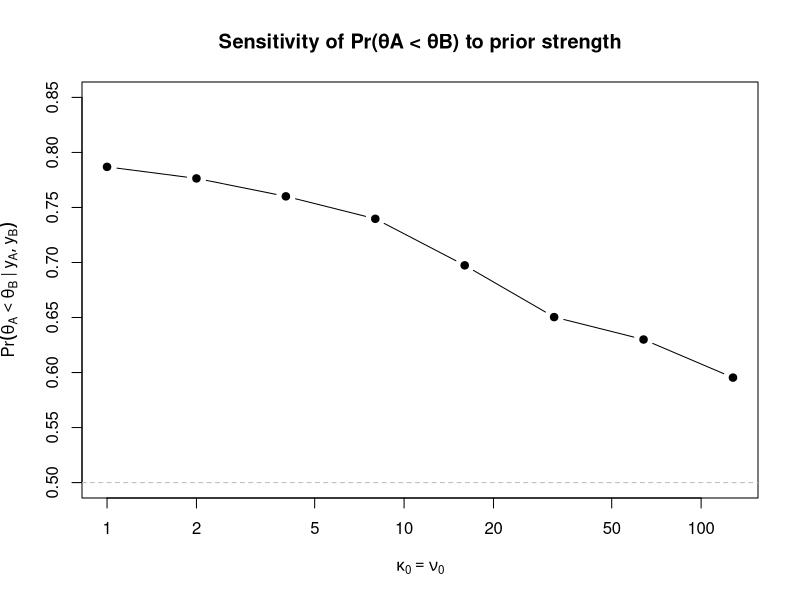

Recreate this plot in R.
## ---- chunk 1
set.seed(402)

n    <- 16
ybar <- c(A = 75.2, B = 77.5)
s    <- c(A = 7.3,  B = 8.1)

mu0  <- 75
s20  <- 100
k0s  <- c(1, 2, 4, 8, 16, 32, 64, 128)
S    <- 10000                        

sample_theta <- function(k0, nu0, ybar, s) {
  a0 <- nu0 / 2
  b0 <- nu0 * s20 / 2
  kn  <- k0 + n
  mun <- (k0 * mu0 + n * ybar) / kn
  an  <- a0 + n / 2
  bn  <- b0 + (n - 1) * s^2 / 2 + (k0 * n / (2 * kn)) * (ybar - mu0)^2
  
  sigma2 <- 1 / rgamma(S, shape = an, rate = bn)
  rnorm(S, mean = mun, sd = sqrt(sigma2 / kn))}

prob <- sapply(k0s, function(k) {
  thetaA <- sample_theta(k, k, ybar["A"], s["A"])
  thetaB <- sample_theta(k, k, ybar["B"], s["B"])
  mean(thetaA < thetaB)})

data.frame(k0_nu0 = k0s, prob = round(prob, 3))

plot(k0s, prob, type = "b", pch = 19, log = "x",
     ylim = c(0.5, 0.85),
     xlab = expression(kappa[0] == nu[0]),
     ylab = expression(Pr(theta[A] < theta[B] ~ "|" ~ y[A], y[B])),
     main = "Sensitivity of Pr(θA < θB) to prior strength")
abline(h = 0.5, lty = 2, col = "gray")
